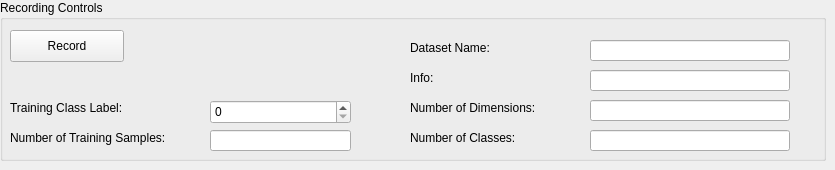
       <widget class="QWidget" name="page_24">
        <widget class="QGroupBox" name="groupBox_19">
         <property name="geometry">
          <rect>
           <x>0</x>
           <y>0</y>
           <width>826</width>
           <height>161</height>
          </rect>
         </property>
         <property name="title">
          <string>Recording Controls</string>
         </property>
         <widget class="QLabel" name="label_15">
          <property name="geometry">
           <rect>
            <x>410</x>
            <y>100</y>
            <width>171</width>
            <height>16</height>
           </rect>
          </property>
          <property name="text">
           <string>Number of Dimensions:</string>
          </property>
         </widget>
         <widget class="QLabel" name="label_23">
          <property name="geometry">
           <rect>
            <x>410</x>
            <y>40</y>
            <width>131</width>
            <height>16</height>
           </rect>
          </property>
          <property name="text">
           <string>Dataset Name:</string>
          </property>
         </widget>
         <widget class="QLineEdit" name="dataLabellingTool_numInputDimensionsField">
          <property name="geometry">
           <rect>
            <x>590</x>
            <y>100</y>
            <width>200</width>
            <height>21</height>
           </rect>
          </property>
         </widget>
         <widget class="QLineEdit" name="dataLabellingTool_numTrainingSamples">
          <property name="geometry">
           <rect>
            <x>210</x>
            <y>130</y>
            <width>141</width>
            <height>21</height>
           </rect>
          </property>
         </widget>
         <widget class="QLineEdit" name="dataLabellingTool_classificationDatasetName">
          <property name="geometry">
           <rect>
            <x>590</x>
            <y>40</y>
            <width>200</width>
            <height>21</height>
           </rect>
          </property>
         </widget>
         <widget class="QLabel" name="label_4">
          <property name="geometry">
           <rect>
            <x>10</x>
            <y>130</y>
            <width>191</width>
            <height>16</height>
           </rect>
          </property>
          <property name="text">
           <string>Number of Training Samples:</string>
          </property>
         </widget>
         <widget class="QLabel" name="label_3">
          <property name="geometry">
           <rect>
            <x>10</x>
            <y>100</y>
            <width>131</width>
            <height>16</height>
           </rect>
          </property>
          <property name="text">
           <string>Training Class Label:</string>
          </property>
         </widget>
         <widget class="QPushButton" name="dataLabellingTool_classificationModeRecordButton">
          <property name="geometry">
           <rect>
            <x>10</x>
            <y>30</y>
            <width>114</width>
            <height>32</height>
           </rect>
          </property>
          <property name="text">
           <string>Record</string>
          </property>
         </widget>
         <widget class="QSpinBox" name="dataLabellingTool_classLabel">
          <property name="geometry">
           <rect>
            <x>210</x>
            <y>100</y>
            <width>141</width>
            <height>24</height>
           </rect>
          </property>
         </widget>
         <widget class="QLineEdit" name="dataLabellingTool_numClassesField">
          <property name="geometry">
           <rect>
            <x>590</x>
            <y>130</y>
            <width>200</width>
            <height>21</height>
           </rect>
          </property>
         </widget>
         <widget class="QLabel" name="label_43">
          <property name="geometry">
           <rect>
            <x>410</x>
            <y>130</y>
            <width>171</width>
            <height>16</height>
           </rect>
          </property>
          <property name="text">
           <string>Number of Classes:</string>
          </property>
         </widget>
         <widget class="QLabel" name="label_46">
          <property name="geometry">
           <rect>
            <x>410</x>
            <y>70</y>
            <width>131</width>
            <height>16</height>
           </rect>
          </property>
          <property name="text">
           <string>Info:</string>
          </property>
         </widget>
         <widget class="QLineEdit" name="dataLabellingTool_classificationDataInfoTextField">
          <property name="geometry">
           <rect>
            <x>590</x>
            <y>70</y>
            <width>200</width>
            <height>21</height>
           </rect>
          </property>
         </widget>
        </widget>
       </widget>
